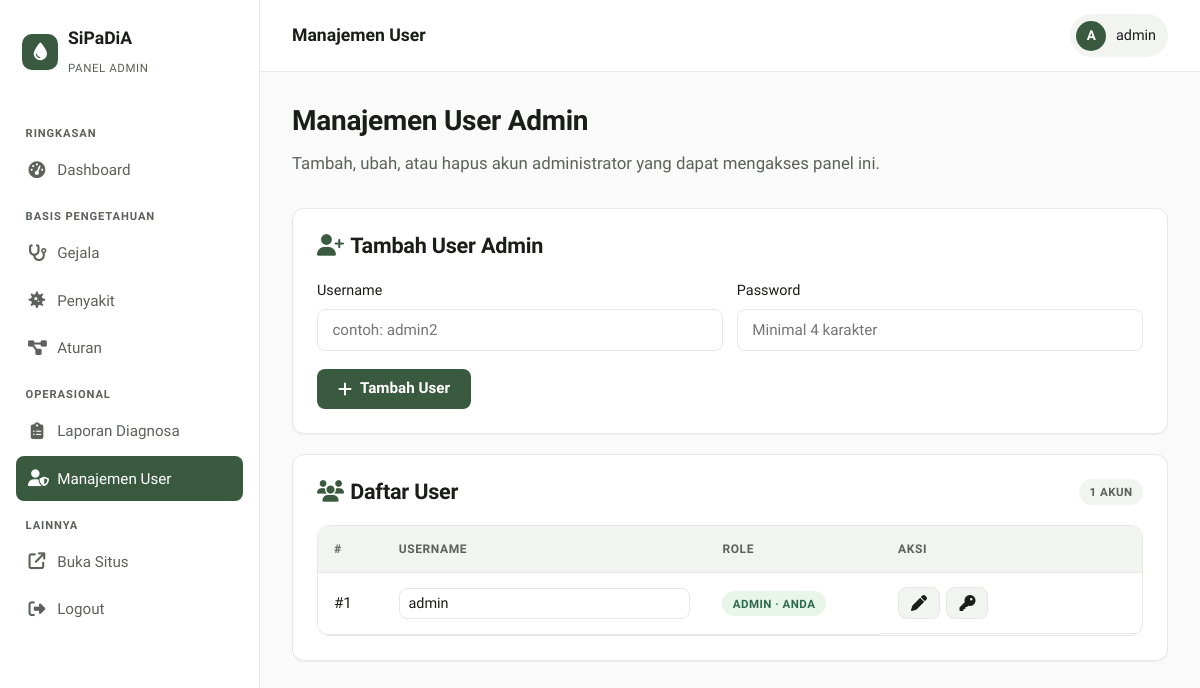
The page /admin/crud_users.php (signed in) on the database its author committed.
### tables this page shows
CREATE TABLE users (
  id INT AUTO_INCREMENT PRIMARY KEY,
  username VARCHAR(50) UNIQUE NOT NULL,
  password VARCHAR(255) NOT NULL,
  role ENUM('Admin') NOT NULL DEFAULT 'Admin'
);

### admin/crud_users.php (the view, shortened to what this page needs)
<?php
include '../config.php';
$users = $conn->query("SELECT id, username, role FROM users ORDER BY id ASC");
include '../partials/admin_header.php';
?>
<div class="page-header">
    <h2>Manajemen User Admin</h2>
    <p class="lead">Tambah, ubah, atau hapus akun administrator yang dapat mengakses panel ini.</p>
</div>
<div class="card">
    <div class="card-head"><h3><i class="fa-solid fa-user-plus" style="color:var(--primary);margin-right:.4rem;"></i>Tambah User Admin</h3></div>
    <form method="post" data-testid="form-tambah-user">
        <div class="form-row">
            <div class="form-group">
                <label>Username</label>
                <input type="text" name="username" placeholder="contoh: admin2" required data-testid="input-username">
            </div>
            <div class="form-group">
                <label>Password</label>
                <input type="password" name="password" placeholder="Minimal 4 karakter" required data-testid="input-password">
            </div>
        </div>
        <button type="submit" name="tambah" class="btn btn-primary" data-testid="btn-tambah-user"><i class="fa-solid fa-plus"></i> Tambah User</button>
    </form>
</div>
<div class="card">
    <div class="card-head">
        <h3><i class="fa-solid fa-users" style="color:var(--primary);margin-right:.4rem;"></i>Daftar User</h3>
        <span class="badge badge-muted"><?php echo $users->num_rows; ?> akun</span>
    </div>
    <div class="table-wrap">
        <table class="data">
            <thead><tr><th>#</th><th>Username</th><th>Role</th><th style="width:260px;">Aksi</th></tr></thead>
            <tbody>
            <?php while ($u = $users->fetch_assoc()):
                $is_me = ((int)$u['id'] === (int)($_SESSION['admin_id'] ?? 0));
            ?>
                <tr data-testid="row-user-<?php echo $u['id']; ?>">
                    <form method="post" style="display:contents;">
                        <td>#<?php echo (int)$u['id']; ?></td>
                        <td><input type="text" name="username" value="<?php echo htmlspecialchars($u['username']); ?>" required></td>
                        <td><span class="badge <?php echo $is_me?'badge-success':'badge-info'; ?>"><?php echo htmlspecialchars($u['role'] ?? 'Admin'); ?><?php echo $is_me?' · anda':''; ?></span></td>
                        <td class="actions-cell">
                            <button type="submit" name="edit" class="btn btn-secondary btn-sm" data-testid="btn-edit-user-<?php echo $u['id']; ?>"><i class="fa-solid fa-pen"></i></button>
                            <button type="button" class="btn btn-secondary btn-sm" onclick="toggleReset(<?php echo $u['id']; ?>);" data-testid="btn-reset-pass-<?php echo $u['id']; ?>"><i class="fa-solid fa-key"></i></button>
                        </td>
                    </form>
                </tr>
            <?php endwhile; ?>
            </tbody>
        </table>
    </div>
</div>
<?php include '../partials/admin_footer.php'; ?>

### assets/style.css (style rules this page uses)
:root { --bg: #F9FAF9; --surface: #FFFFFF; --surface-alt: #F2F4F2; --primary: #3A5A40; --primary-hover: #2B4330; --primary-soft: #E8EFE9; --secondary: #A3B18A; --text: #1A1D1A; --text-muted: #5C615C; --border: #E5E8E5; --success: #2D6A4F; --success-soft: #E8F5E9; --danger: #D72638; --danger-hover: #B01B29; --danger-soft: #FDECEE; --warning: #F4A261; --warning-soft: #FFF4E6; --info: #1565C0; --info-soft: #E3F2FD; --font-heading: 'Epilogue', system-ui, sans-serif; --font-body: 'Work Sans', system-ui, sans-serif; --r-sm: 4px; --r-md: 8px; --r-lg: 12px; --r-pill: 9999px; --shadow-sm: 0 1px 2px rgba(0,0,0,0.05); --shadow-md: 0 4px 6px -1px rgba(0,0,0,0.05), 0 2px 4px -1px rgba(0,0,0,0.03); --shadow-lg: 0 10px 15px -3px rgba(0,0,0,0.06), 0 4px 6px -2px rgba(0,0,0,0.03); --t-fast: 0.15s ease; --t: 0.2s cubic-bezier(0.4, 0, 0.2, 1); }
* { box-sizing: border-box; }
html, body { margin: 0; padding: 0; background: var(--bg); color: var(--text); font-family: var(--font-body); font-size: 16px; line-height: 1.6; -webkit-font-smoothing: antialiased; }
h1, h2, h3, h4, h5 { font-family: var(--font-heading); color: var(--text); margin: 0 0 0.75rem; line-height: 1.2; letter-spacing: -0.01em; }
h2 { font-size: 1.75rem; font-weight: 700; }
h3 { font-size: 1.35rem; font-weight: 600; }
p { margin: 0 0 1rem; color: var(--text); }
.page-header { margin-bottom: 2rem; }
.page-header .lead { color: var(--text-muted); font-size: 1.05rem; }
.card { background: var(--surface); border: 1px solid var(--border); border-radius: var(--r-lg); padding: 1.5rem; box-shadow: var(--shadow-sm); }
.card + .card { margin-top: 1.25rem; }
.card-head { display: flex; justify-content: space-between; align-items: center; gap: 1rem; margin-bottom: 1.25rem; }
.card-head h3, .card-head h2 { margin: 0; }
.btn { display: inline-flex; align-items: center; justify-content: center; gap: 0.5rem; padding: 0.7rem 1.25rem; font-family: var(--font-body); font-size: 0.95rem; font-weight: 600; border: 1px solid transparent; border-radius: var(--r-md); cursor: pointer; text-decoration: none; transition: var(--t); line-height: 1; }
.btn i { font-size: 1rem; }
.btn-primary { background: var(--primary); color: #fff; }
.btn-secondary { background: var(--surface-alt); color: var(--text); border-color: var(--border); }
.btn-sm { padding: 0.45rem 0.75rem; font-size: 0.85rem; }
.form-group { margin-bottom: 1.1rem; }
.form-group label { display: block; margin-bottom: 0.4rem; font-weight: 500; font-size: 0.9rem; color: var(--text); }
.input, input[type="text"], input[type="password"], input[type="email"], input[type="number"], select, textarea { width: 100%; padding: 0.7rem 0.9rem; background: var(--surface); border: 1px solid var(--border); border-radius: var(--r-md); font-family: var(--font-body); font-size: 0.95rem; color: var(--text); transition: var(--t); outline: none; }
.form-row { display: grid; grid-template-columns: repeat(auto-fit, minmax(180px, 1fr)); gap: 0.85rem; }
.table-wrap { overflow-x: auto; border: 1px solid var(--border); border-radius: var(--r-lg); background: var(--surface); }
table.data { width: 100%; border-collapse: collapse; }
table.data th, table.data td { text-align: left; padding: 0.85rem 1rem; border-bottom: 1px solid var(--border); font-size: 0.95rem; vertical-align: middle; }
table.data th { background: var(--surface-alt); color: var(--text-muted); text-transform: uppercase; font-size: 0.75rem; letter-spacing: 0.05em; font-weight: 600; }
table.data td input, table.data td select, table.data td textarea { padding: 0.4rem 0.55rem; font-size: 0.9rem; }
.actions-cell { white-space: nowrap; display: flex; gap: 0.4rem; }
.badge { display: inline-block; padding: 0.22rem 0.65rem; border-radius: var(--r-pill); font-size: 0.72rem; font-weight: 600; text-transform: uppercase; letter-spacing: 0.04em; }
.badge-success { background: var(--success-soft); color: var(--success); }
.badge-muted { background: var(--surface-alt); color: var(--text-muted); }

### rows shown on the page
users: id "1", username "admin", role "ADMIN", shows "· ANDA"

### other values the page prints
$page_title "Manajemen User"
$initial "A"
$user "admin"
$users->num_rows "1"
